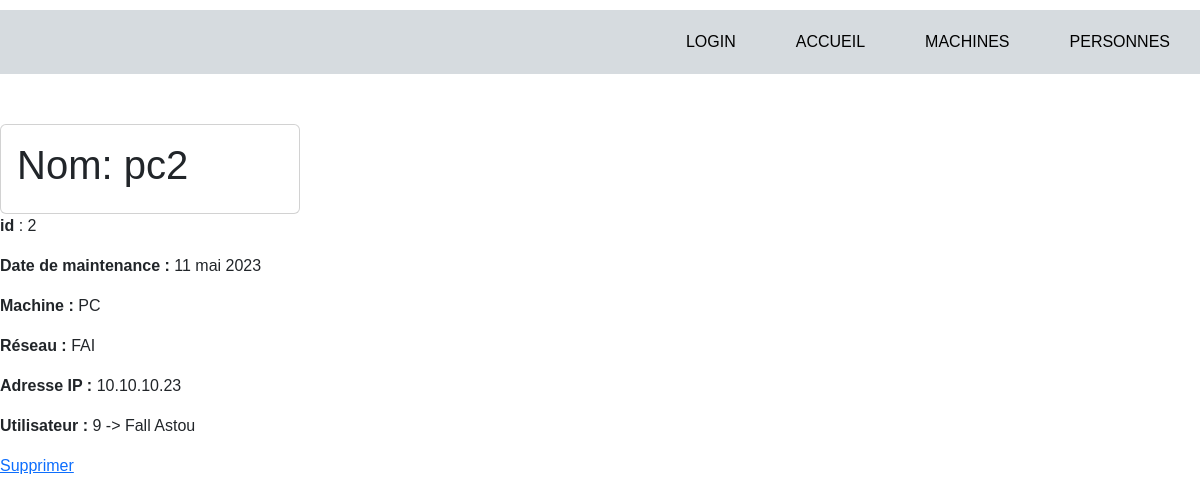
Screenshot of /computerApp/machine/2 with the database file from the repository.
### computerApp/models.py (models this page shows, shortened)
class Machine(models.Model):
    RESEAU_MACHINE = (
        ('Filial', 'Filial - 192.168.0.0'),
        ('FAI', 'FAI - 10.10.10.0'),
        ('DMZ', 'DMZ - 172.16.0.0'),
    )
    TYPE = (
        ('PC', ('PC - Run windows')),
        ('Mac', ('Mac - Run MacOS')),
        ('Serveur', ('Serveur - Simple Server to deploy virtual machines')),
        ('Switch', ('Switch - To maintains and connect servers')),
        ('Rooter', ('Rooter - To maintains and connect LAN')),
    )
    id = models.AutoField(
        primary_key=True, editable=False)
    nom= models.CharField(
        max_length= 6)
    maintenanceDate = models.DateField(
        default=datetime.now())
    mach = models.CharField(
        max_length=200, choices=TYPE, default='PC')
    reseau = models.CharField(
        max_length=200, choices=RESEAU_MACHINE, default='FAI')
    ip = models.GenericIPAddressField(
        null=True)
    utilisateur = models.ForeignKey(
      'computerApp.Personnel', on_delete=models.SET_NULL, null=True)

class Personnel(models.Model):
    ROLE = (
        ('utilisateur', ('utilisateur - personnel ')),
        ('administrateur', ('administrateur - Réseaux')),
    )
    id = models.AutoField(
        primary_key=True)
    nom= models.CharField(
        max_length= 10)
    prenom= models.CharField(
        max_length= 10)
    pers = models.CharField(
        max_length=64, choices=ROLE, default='utilisateur')
    def __str__(self):
        return str(self.id) + " -> " + self.nom + " " + self.prenom

### computerApp/views.py (the view)
# urls.py: path('machine/<pk>', views.machine_detail_view, name='machine-detail'),
def machine_detail_view(request, pk):
    machine = get_object_or_404(Machine, id=pk)
    context={'machine': machine}
    return render(request, 'computerApp/machine_detail.html', context)

### computerApp/templates/computerApp/machine_detail.html
{% extends "index.html" %}
{% block content %}
<div class="detail">
    <div class="card card-body" style="width: 300px;">
    <h1>Nom: {{ machine.nom}} </h1>
    </div>
    <p><strong>id</strong> : {{ machine.id }}</p>
    <p><strong>Date de maintenance : </strong> {{ machine.maintenanceDate }} </p>
    <p><strong>Machine :</strong> {{ machine.mach }}</p>
    <p><strong>Réseau :</strong> {{ machine.reseau }}</p>
    <p><strong>Adresse IP :</strong> {{ machine.ip }}</p>
    <p><strong>Utilisateur :</strong> {{ machine.utilisateur }}</p>
    <a href="{% url 'machine-delete' machine.pk %}">Supprimer</a>
</div>
{% endblock %}

### computerApp/static/css/styles.css (style rules this page uses)
body { height: 100%; margin: 0; border: 0; font-family: sans-serif; background-color: white; }

### rows the page displays
Machine: nom "pc2", id "2", maintenanceDate "11 mai 2023", mach "PC", reseau "FAI", ip "10.10.10.23", utilisateur "9 -> Fall Astou"
